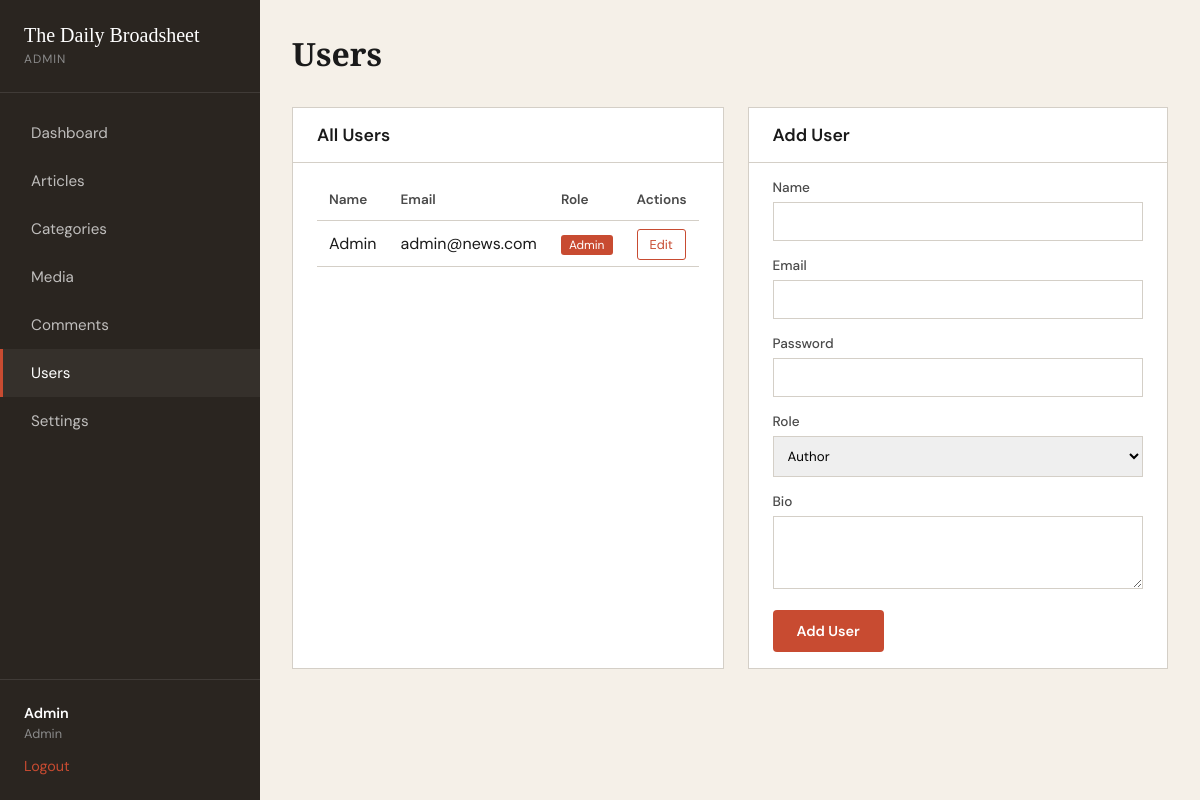
Page /admin/index.php?page=users (signed in) on the committed database.
### tables this page shows
CREATE TABLE IF NOT EXISTS users (
    id INT AUTO_INCREMENT PRIMARY KEY,
    name VARCHAR(100) NOT NULL,
    email VARCHAR(100) UNIQUE NOT NULL,
    password_hash VARCHAR(255) NOT NULL,
    role ENUM('admin', 'editor', 'author') DEFAULT 'author',
    avatar VARCHAR(255),
    bio TEXT,
    created_at TIMESTAMP DEFAULT CURRENT_TIMESTAMP
);

### admin/pages/users.php (the view, shortened to what this page needs)
<?php
try {
    $pdo = db();
    $users = $pdo->query("SELECT id, name, email, role, bio, created_at FROM users ORDER BY created_at DESC")->fetchAll();
} catch (Exception $e) {
    $users = [];
}
$editUser = null;
?>
<header class="main-header">
    <h1>Users</h1>
</header>
<div class="content-grid" style="grid-template-columns: 1fr 1fr;">
    <section class="content-card">
        <div class="card-header">
            <h2>All Users</h2>
        </div>
        <div class="card-body">
            <table class="admin-table">
                <thead>
                    <tr>
                        <th>Name</th>
                        <th>Email</th>
                        <th>Role</th>
                        <th>Actions</th>
                    </tr>
                </thead>
                <tbody>
                    <?php foreach ($users as $user): ?>
                    <tr>
                        <td><?= htmlspecialchars($user['name']) ?></td>
                        <td><?= htmlspecialchars($user['email']) ?></td>
                        <td><span class="status status-<?= $user['role'] ?>"><?= $user['role'] ?></span></td>
                        <td>
                            <a href="index.php?page=users&edit=<?= $user['id'] ?>" class="btn-action btn-edit">Edit</a>
                        </td>
                    </tr>
                    <?php endforeach; ?>
                </tbody>
            </table>
        </div>
    </section>
    <section class="content-card">
        <div class="card-header">
            <h2><?= $editUser ? 'Edit User' : 'Add User' ?></h2>
        </div>
        <div class="card-body">
            <form method="POST">
                <div class="form-row">
                    <label>Name</label>
                    <input type="text" name="name" value="<?= htmlspecialchars($editUser['name'] ?? '') ?>" required>
                </div>
                <div class="form-row">
                    <label>Email</label>
                    <input type="email" name="email" value="<?= htmlspecialchars($editUser['email'] ?? '') ?>" required>
                </div>
                <div class="form-row">
                    <label>Password <?= $editUser ? '(leave empty to keep current)' : '' ?></label>
                    <input type="password" name="password" <?= $editUser ? '' : 'required' ?>>
                </div>
                <div class="form-row">
                    <label>Role</label>
                    <select name="role">
                        <option value="author" <?= ($editUser['role'] ?? '') === 'author' ? 'selected' : '' ?>>Author</option>
                    </select>
                </div>
                <div class="form-row">
                    <label>Bio</label>
                    <textarea name="bio" rows="3"><?= htmlspecialchars($editUser['bio'] ?? '') ?></textarea>
                </div>
                <button type="submit" class="btn btn-primary"><?= $editUser ? 'Update' : 'Add' ?> User</button>
            </form>
        </div>
    </section>
</div>

### admin/assets/css/admin.css (style rules this page uses)
:root { --paper: #F5F0E8; --paper-dark: #EDE8DF; --ink: #1A1A1A; --ink-light: #4A4A4A; --ink-faded: #8A8A8A; --accent: #C84B31; --accent-dark: #9A3623; --rule: #D4CFC7; --highlight: #FFF3B0; --dark-overlay: #2A2520; --success: #4A7C59; --warning: #D4A03E; --danger: #C84B31; }
* { margin: 0; padding: 0; box-sizing: border-box; }
body { font-family: 'DM Sans', sans-serif; background: var(--paper); color: var(--ink); display: flex; min-height: 100vh; }
.admin-body { display: flex; width: 100%; }
.main-header { display: flex; justify-content: space-between; align-items: center; margin-bottom: 2rem; }
.main-header h1 { font-family: 'Playfair Display', serif; font-size: 2rem; font-weight: 700; }
.btn { display: inline-block; padding: 0.75rem 1.5rem; font-size: 0.9rem; font-weight: 600; text-decoration: none; border-radius: 4px; cursor: pointer; transition: all 0.2s; font-family: 'DM Sans', sans-serif; }
.btn-primary { background: var(--accent); color: #fff; border: none; }
.content-grid { display: grid; grid-template-columns: repeat(auto-fit, minmax(400px, 1fr)); gap: 1.5rem; }
.content-card { background: #fff; border: 1px solid var(--rule); }
.card-header { display: flex; justify-content: space-between; align-items: center; padding: 1rem 1.5rem; border-bottom: 1px solid var(--rule); }
.card-header h2 { font-family: 'DM Sans', sans-serif; font-size: 1.1rem; font-weight: 600; }
.card-body { padding: 1rem 1.5rem; }
.status { padding: 0.125rem 0.5rem; border-radius: 3px; font-size: 0.75rem; text-transform: capitalize; }

### admin/pages/users.php (style rules this page uses)
.admin-table { width: 100%; border-collapse: collapse; }
.admin-table th, .admin-table td { padding: 0.75rem; text-align: left; border-bottom: 1px solid var(--rule); }
.admin-table th { font-size: 0.85rem; color: var(--ink-light); font-weight: 600; }
.form-row { margin-bottom: 1rem; }
.form-row label { display: block; font-size: 0.85rem; font-weight: 500; color: var(--ink-light); margin-bottom: 0.375rem; }
.form-row input, .form-row select, .form-row textarea { width: 100%; padding: 0.625rem; border: 1px solid var(--rule); font-family: 'DM Sans', sans-serif; }
.btn-action { padding: 0.375rem 0.75rem; font-size: 0.8rem; font-family: 'DM Sans', sans-serif; border: 1px solid var(--rule); background: #fff; color: var(--ink); text-decoration: none; border-radius: 3px; cursor: pointer; }
.btn-edit { border-color: var(--accent); color: var(--accent); }
.status-admin { background: var(--accent); color: #fff; }

### rows in the picture
users: name "Admin", email "admin@news.com", role "Admin"

### other values in the picture
$userName "Admin"
$userRole "Admin"
